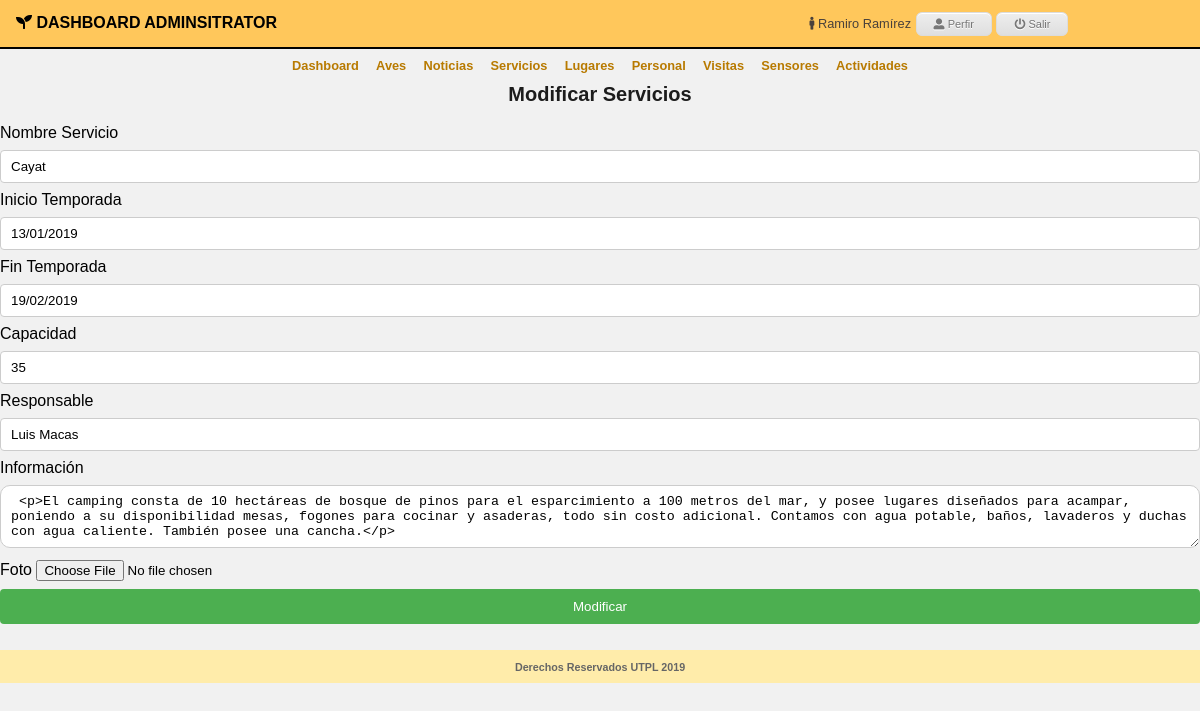
The app's page /administrator/adm_services/modifServicio.php?no=12 (signed in) with its own data.
### tables this page shows
CREATE TABLE `servicios` (
  `id_servicios` int(11) NOT NULL,
  `nom_servicio` varchar(100) NOT NULL,
  `fecha_ini_tem` varchar(100) NOT NULL,
  `fecha_fin_tem` varchar(100) NOT NULL,
  `capacidad` int(11) NOT NULL,
  `responsable` varchar(100) NOT NULL,
  `informacion` varchar(2000) NOT NULL,
  `galeria` varchar(500) NOT NULL
);

### administrator/security/security.php (called while the page is built, shortened)
<?php
	if(@$_SESSION['autentificado'] && $_SESSION['nombre'] && $_SESSION['rol']){
		include($_SESSION['site_path']."/dll/class_mysqli.php");
		$miconexion = new clase_mysqli;
	}else{
		echo "<script>location.href='../'</script>";
	}
?>

### dll/class_mysqli.php (called while the page is built, shortened)
<?php
class clase_mysqli{
	var $BaseDatos;
	var $Servidor;
	var $Usuario;
	var $Clave;
	var $Conexion_ID=0;
	var $Consulta_ID=0;
	function clase_mysqli($host="", $user="", $pass="", $db=""){
		$this->BaseDatos=$db;
		$this->Servidor=$host;
		$this->Usuario=$user;
		$this->Clave=$pass;
	}
	function conectar($host, $user, $pass, $db){
		if($db != "")$this->BaseDatos=$db;
		if($host != "")$this->Servidor=$host;
		if($user != "")$this->Usuario=$user;
		if($pass != "")$this->Clave=$pass;
		$this->Conexion_ID=new mysqli($this->Servidor, $this->Usuario, $this->Clave, $this->BaseDatos);
		return$this->Conexion_ID;
	}
	function consulta($sql=""){
		$this->Consulta_ID=mysqli_query($this->Conexion_ID,$sql);
		return $this->Consulta_ID;
	}
	function numcampos(){
		return mysqli_num_fields($this->Consulta_ID);
	}
	function consulta_lista(){
		while ($row = mysqli_fetch_array($this->Consulta_ID)) {
			for ($i=0; $i < $this->numcampos(); $i++) {
				$row[$i];
			}
			return $row;
		}
	}
}
?>

### administrator/adm_services/modifServicio.php (the view, shortened to what this page needs)
<?php
extract($_GET);
include('../adm_header.php');
$miconexion->consulta("SELECT * FROM servicios WHERE id_servicios='".$no."' ");
$lista=$miconexion->consulta_lista();
?>
<!DOCTYPE html>
<html>
<head>
<link rel="stylesheet" href="../../css/estilosServicios.css">
</head>
<body>
  <h3 class="titulo">Modificar Servicios</h3>
  <div class="main-container">
	  <form action="modifServicio2.php" method="POST" enctype="multipart/form-data">
      <input  type="hidden" id="idServicio" name="idServicio" placeholder="Id Servicio"><br>
		<label>Nombre Servicio</label>
  		<input class="text" type="text" id="nombreServicio" name="nombreServicio" placeholder="Nombre Servicio" value="<?php echo $lista[1];?>"><br>
		<label>Inicio Temporada</label>
  		<input class="text" type="text" id="inicioTemporada" name="inicioTemporada" placeholder="Inicio Temporada" value="<?php echo $lista[2];?>"><br>
		<label>Fin Temporada</label>
  		<input class="text" type="text" id="finTemporada" name="finTemporada" placeholder="Fin Temporada" value="<?php echo $lista[3];?>"><br>
		<label>Capacidad</label>
  		<input class="text" type="text" id="capacidad" name="capacidad" placeholder="Capacidad" value="<?php echo $lista[4];?>"><br>
  		<label>Responsable</label>
  		<input class="text" type="text" id="responsable" name="responsable"  placeholder="Responsable" value="<?php echo $lista[5];?>"><br>
  		<label>Información </label>
		<textarea class="text"  id="descripcion" style="border-radius: 10px;" rows="3" cols="50" name="descripcion" > <?php echo $lista[6];?></textarea><br>
		<label for="">Foto</label>
		<input type="file" class="form-control" accept="image/*" name="foto" id="foto" value="<?php echo $lista[7];?>">
		<br>
      <input type="submit" value="Modificar">
     </form>
  	</div>
    <br>
  <?php
  include('../adm_footer.php');
  ?>
</body>
</html>

### administrator/css/style.css (style rules this page uses)
* { padding: 0; margin: 0; }
html, body { background: #f1f1f1; height: 100%; font-family: arial; }

### css/estilosServicios.css (style rules this page uses)
*, *:before, *:after { box-sizing: border-box; }
.titulo { text-align: center; font-size: 20px; color: #1C1C1C; }
.text, input[type=text], select { width: 100%; padding: 8px 10px; margin: 8px 0; display: inline-block; border: 1px solid #ccc; border-radius: 4px; box-sizing: border-box; }
.submi, input[type=submit] { width: 100%; background-color: #4CAF50; color: white; padding: 10px 15px; margin: 8px 0; border: none; border-radius: 4px; cursor: pointer; }

### records on screen
servicios: nombreServicio "Cayat", inicioTemporada "13/01/2019", finTemporada "19/02/2019", capacidad "35", responsable "Luis Macas", descripcion "<p>El camping consta de 10 hectáreas de bosque de pinos para el esparcimiento a 100 metros del mar, y posee lugares diseñados para acampar, poniendo a su disponibilidad mesas, fogones para cocinar y asaderas, todo sin costo adicional. Contamos con agua potable, baños, lavaderos y duchas con agua caliente. También posee una cancha.</p>"

### other values on screen
utf8_encode($_SESSION['nombre']) "Ramiro Ramírez"
